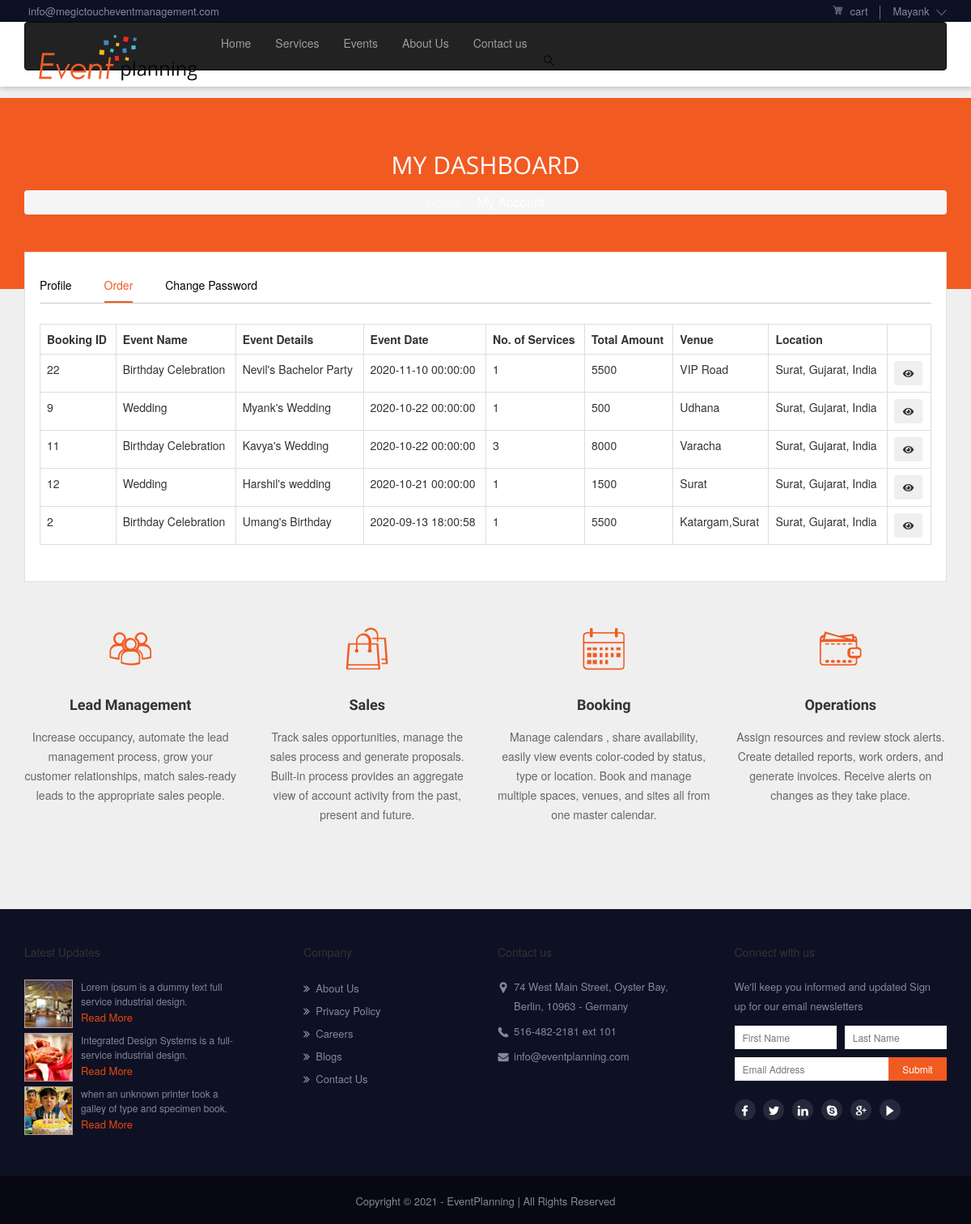
The page /user_bookings.php (signed in) on the database its author committed.
### tables this page shows
CREATE TABLE `event` (
  `event_id` int(11) NOT NULL,
  `event_name` varchar(30) DEFAULT NULL,
  `event_date` datetime DEFAULT NULL,
  `venue` text DEFAULT NULL,
  `city_id` int(11) DEFAULT NULL,
  `event_type_id` int(11) DEFAULT NULL,
  `user_id` int(11) DEFAULT NULL
);

CREATE TABLE `event_type` (
  `event_type_id` int(11) NOT NULL,
  `event_type_name` varchar(50) DEFAULT NULL,
  `image` text DEFAULT NULL
);

### model/Database.php (called while the page is built, shortened)
<?php
class Database extends Encrypt {
	protected function connect(): \mysqli
	{
		return new mysqli('localhost','root','','event_management');
	}
}

### model/Book.php (called while the page is built, shortened)
<?php
class Book extends Database {
	private function getService($event_id){
		$sql = "select sum(amount) as amt from service_book sb where event_id=". $event_id;
		$data['amount'] = $this->connect()->query($sql)->fetch_object()->amt;
		$sql = "select count(*) as cnt from service_book sb where event_id=". $event_id;
		$data['count'] = $this->connect()->query($sql)->fetch_object()->cnt;
		return $data;
	}
	public function getOrder($user_id){
		$loc = new Location();
		$sql = "select distinct e.event_id,event_name,event_date,venue,event_type_name,city_id from event e inner join service_book sb on e.event_id = sb.event_id inner join event_type et on e.event_type_id = et.event_type_id where user_id=".$user_id . " order by event_date desc";
		$res = $this->connect()->query($sql);
		$data = [];
		while ($row = $res->fetch_object()){
			$service = $this->getService($row->event_id);
			$data[] = array(
				'event_id'			=> $row->event_id,
				'event_name'		=> $row->event_name,
				'event_date'		=> date('Y-m-d H:i:s', strtotime($row->event_date)),
				'venue'				=> $row->venue,
				'event_type_name'	=> $row->event_type_name,
				'totalAmount'		=> $service['amount'],
				'serviceCount'		=> $service['count'],
				'loc'				=> $loc->getLocation($row->city_id)
			);
		}
		return $data;
	}
}

### model/Location.php (called while the page is built, shortened)
<?php
class Location extends Database {
	public function getLocation($city_id){
		$sql = "select * from city c inner join state s on c.state_id = s.state_id inner join country c2 on s.country_id = c2.country_id where c.city_id=".$city_id;
		$row = $this->connect()->query($sql)->fetch_object();
		return "$row->city_name, $row->state_name, $row->country_name";
	}
}

### user_bookings.php (the view, shortened to what this page needs)
<?php
$book = new Book();
$order = $book->getOrder($_SESSION['user_id']);
?>
<!DOCTYPE html>
<html lang="en">
<head>
    <link href="assets/css/bootstrap.css" rel="stylesheet">
    <link href="assets/css/owl.carousel.css" rel="stylesheet">
    <link href="assets/css/styles.css" rel="stylesheet" />
    <link rel="stylesheet" href="assets/fonts/fontawesome/css/all.min.css">
    <link href="assets/css/docs.css" rel="stylesheet">
</head>
<body class="inner-page">
    <div class="page">
        <?php
        include 'header.php';
        ?>
        <div class="dashboard-banner">
            <div class="container">
                <h2>My Dashboard</h2>
                <div class="breadcrumb">
                    <ul>
                        <li><a href="#">Home</a>/</li>
                        <li class="active"><a href="#">My Account</a></li>
                    </ul>
                </div>
            </div>
        </div>
        <div class="content">
            <div class="container">
                <div class="my-account">
                    <div class="account-tab">
                        <ul>
                            <li><a href="javascript:void(0);" id="profile">Profile</a></li>
                            <li class="active"><a href="javascript:void(0);" id="order">Order</a></li>
                            <li><a href="javascript:void(0);" id="changePassword">Change Password</a></li>
                        </ul>
                    </div>
                    <div class="tab-content order-con open">
                        <table class="table table-bordered">
                            <tr>
                                <th>Booking ID</th>
                                <th>Event Name</th>
                                <th class="detail">Event Details</th>
                                <th>Event Date</th>
                                <th>No. of Services</th>
                                <th>Total Amount</th>
                                <th>Venue</th>
                                <th>Location</th>
                                <th></th>
                            </tr>
                                <?php
								foreach ($order as $item)
								{
                                    ?>
                                        <tr>
                                            <td><?= $item['event_id'] ?></td>
                                            <td><?= $item['event_type_name'] ?></td>
                                            <td><?= $item['event_name'] ?></td>
                                            <td><?= $item['event_date'] ?></td>
                                            <td><?= $item['serviceCount'] ?></td>
                                            <td><?= $item['totalAmount'] ?></td>
                                            <td><?= $item['venue'] ?></td>
                                            <td><?= $item['loc'] ?></td>
                                            <td>
                                                <button type="button" class="btn btn-sm services" data-eid="<?= $item['event_id']?>" data-toggle="modal" data-target="#view_services"><span class="fa fa-eye"></span></button></td>
                                        </tr>
                                    <?php
                                }
                                ?>
                        </table>
                    </div>
                </div>
                <div class="functionality-view">
                    <div class="row">
                        <div class="col-sm-6 col-md-3">
                            <div class="functionality-box">
                                <div class="iconBox"><div class="icon icon-lead-management"></div></div>
                                <h3>Lead Management</h3>
                                <p>Increase occupancy, automate the lead management process, grow your  customer relationships, match sales-ready leads to the appropriate sales people.</p>
                            </div>
                        </div>
                        <div class="col-sm-6 col-md-3">
                            <div class="functionality-box">
                                <div class="iconBox"><div class="icon icon-sales"></div></div>
                                <h3>Sales</h3>
                                <p>Track sales opportunities, manage the sales process and generate proposals. Built-in process provides an aggregate view of account activity from the past, present and future.</p>
                            </div>
                        </div>
                        <div class="col-sm-6 col-md-3">
                            <div class="functionality-box">
                                <div class="iconBox"><div class="icon icon-booking"></div></div>
                                <h3>Booking</h3>
                                <p>Manage calendars , share availability, easily view events color-coded by status, type or location. Book and manage multiple spaces, venues, and sites all from one master calendar.</p>
                            </div>
                        </div>
                        <div class="col-sm-6 col-md-3">
                            <div class="functionality-box">
                                <div class="iconBox"><div class="icon icon-operations"></div></div>
                                <h3>Operations</h3>
                                <p>Assign resources and review stock alerts. Create detailed reports, work orders, and generate invoices. Receive alerts on changes as they take place.</p>
                            </div>
                        </div>
                    </div>
                </div>
            </div>
        </div>
        <footer id="footer">
            <div class="footer-top">
                <div class="container">
                    <div class="row">
                        <div class="col-lg-3 col-sm-6 col-md-3">
                            <h5>Latest Updates</h5>
                            <div class="update-slide">
                                <div class="img"><img src="assets/images/event-img/update-img1.png" alt=""></div>
                                <div class="text">
                                    <p>Lorem ipsum is a dummy text full  service industrial design.</p>
                                    <a href="#">Read More</a>
                                </div>
                            </div>
                            <div class="update-slide">
                            <div class="img"><img src="assets/images/event-img/update-img2.png" alt=""></div>
                                <div class="text">
                                    <p>Integrated Design Systems is a  full-service industrial design.</p>
                                    <a href="#">Read More</a>
                                </div>
                            </div>
                            <div class="update-slide">
                            <div class="img"><img src="assets/images/event-img/update-img3.png" alt=""></div>
                                <div class="text">
                                    <p>when an unknown printer took a galley of type and specimen book.</p>
                                    <a href="#">Read More</a>
                                </div>
                            </div>
                        </div>
                        <div class="col-lg-3 col-sm-6 col-md-3 text-center">
                            <div class="footer-link">
                                <h5>Company</h5>
                                <ul>
                                    <li><a href="aboutUs.html">About Us</a></li>
                                    <li><a href="privacy_policy.html">Privacy Policy</a></li>
                                    <li><a href="career.html">Careers</a></li>
                                    <li><a href="blog.html">Blogs</a></li>
                                    <li><a href="contact.html">Contact Us</a></li>
                                </ul>
                            </div>
                        </div>
                        <div class="col-lg-3 col-sm-6 col-md-3">
                            <div class="footer-contact">
                                <h5>Contact us</h5>
                                <div class="contact-slide">
                                    <div class="icon icon-location-1"></div>
                                    <p>74 West Main Street, Oyster Bay, Berlin, 10963 - Germany </p>
                                </div>
                                <div class="contact-slide">
                                    <div class="icon icon-phone"></div>
                                    <p>516-482-2181 ext 101</p>
                                </div>
                                <div class="contact-slide">
                                    <div class="icon icon-message"></div>
                                    <a href="MailTo:info@eventplanning.com">info@eventplanning.com</a>
                                </div>
                            </div>
                        </div>
                        <div class="col-lg-3 col-sm-6 col-md-3">
                            <div class="contact-form">
                                <h5>Connect with us</h5>
                                <p>We'll keep you informed and updated Sign up for our email newsletters </p>
                                <div class="input-row">
                                    <div class="input-box">
                                        <input type="text" placeholder="First Name">
                                    </div>
                                    <div class="input-box">
                                        <input type="text" placeholder="Last Name">
                                    </div>
                                </div>
                                <div class="input-row email">
                                    <div class="input-box">
                                        <input type="text" placeholder="Email Address">
                                    </div>
                                    <div class="submit-box">
                                        <input type="submit" value="Submit">
                                    </div>
                                </div>
                                <div class="sosal-midiya">
                                    <ul>
                                        <li><a href="#"><span class="icon icon-facebook"></span></a></li>
                                        <li><a href="#"><span class="icon icon-twitter"></span></a></li>
                                        <li><a href="#"><span class="icon icon-linkedin"></span></a></li>
                                        <li><a href="#"><span class="icon icon-skype"></span></a></li>
                                        <li><a href="#"><span class="icon icon-google-plus"></span></a></li>
                                        <li><a href="#"><span class="icon icon-play"></span></a></li>
                                    </ul>
                                </div>
                            </div>
                        </div>
                    </div>
                </div>
            </div>
            <div class="footer-bottom">
                <div class="container">
                    <p>Copyright &copy; <span></span> - EventPlanning  | All Rights Reserved</p>
                </div>
            </div>
        </footer>
    </div>
</body>
</html>

### header.php (shortened to what this page needs)
<header id="header">
	<div class="quck-link">
		<div class="container">
			<div class="mail"><a href="MailTo:info@megictoucheventmanagement.com"><span class="icon icon-envelope"></span>info@megictoucheventmanagement.com</a></div>
			<?php
			if (isset($_SESSION['user_id']) || isset($_SESSION['vendor_id'])):
			?>
			<div class="right-link">
				<ul>
					<li><a href="add_to_cart.php"><span class="icon icon-carts"></span> cart</a></li>
					<li class="sub-links">
						<a href="javascript:void(0);"><?= $_SESSION['user_name']?? $_SESSION['vendor_name'] ?> <span class="icon icon-arrow-down"></span></a>
					</li>
				</ul>
			</div>
			<?php
			endif;
			?>
		</div>
	</div>
	<nav id="nav-main">
		<div class="container">
			<div class="navbar navbar-inverse">
				<div class="navbar-header">
					<a href="index.php" class="navbar-brand"><img src="assets/images/logo.png" alt=""></a>
				</div>
				<div class="navbar-collapse collapse">
					<ul class="nav navbar-nav">
						<li class="single-col">
							<a href="index.php">Home </a>
						</li>
						<li>
							<a href="services.php">Services </a>
						</li>
						<li>
							<a href="event.php">Events</a>
						</li>
						<li><a href="aboutUs.php">About Us</a></li>
						<li><a href="contact.php">Contact us</a></li>
					</ul>
					<div class="search-box">
						<div class="search-icon"><span class="icon icon-search"></span></div>
					</div>
				</div>
			</div>
		</div>
	</nav>
</header>

### assets/css/styles.css (style rules this page uses)
[class^="icon-"]:before, [class*=" icon-"]:before { font-family: "untitled-font-20" !important; font-style: normal !important; font-weight: normal !important; font-variant: normal !important; text-transform: none !important; speak: none; line-height: 1; -webkit-font-smoothing: antialiased; -moz-osx-font-smoothing: grayscale; }
.icon-arrow-down:before { content: "\65"; }
.icon-booking:before { content: "\75"; }
.icon-carts:before { content: "\46"; }
.icon-facebook:before { content: "\51"; }
.icon-google-plus:before { content: "\57"; }
.icon-lead-management:before { content: "\25"; }
.icon-linkedin:before { content: "\26"; }
.icon-location-1:before { content: "\27"; }
.icon-message:before { content: "\2e"; }
.icon-operations:before { content: "\3c"; }
.icon-phone:before { content: "\40"; }
.icon-play:before { content: "\5d"; }
.icon-sales:before { content: "\e002"; }
.icon-search:before { content: "\e003"; }
.icon-skype:before { content: "\e005"; }
.icon-twitter:before { content: "\e018"; }

### rows shown on the page
event: event_id "22", event_type.event_type_name "Birthday Celebration", event_name "Nevil's Bachelor Party", event_date "2020-11-10 00:00:00", city "1", totalAmount "5500", venue "VIP Road", loc "Surat, Gujarat, India"
event: event_id "9", event_type.event_type_name "Wedding", event_name "Myank's Wedding", event_date "2020-10-22 00:00:00", city "1", totalAmount "500", venue "Udhana", loc "Surat, Gujarat, India"
event: event_id "11", event_type.event_type_name "Birthday Celebration", event_name "Kavya's Wedding", event_date "2020-10-22 00:00:00", serviceCount "3", totalAmount "8000", venue "Varacha", loc "Surat, Gujarat, India"
event: event_id "12", event_type.event_type_name "Wedding", event_name "Harshil's wedding", event_date "2020-10-21 00:00:00", city "1", totalAmount "1500", venue "Surat", loc "Surat, Gujarat, India"
event: event_id "2", event_type.event_type_name "Birthday Celebration", event_name "Umang's Birthday", event_date "2020-09-13 18:00:58", city "1", totalAmount "5500", venue "Katargam,Surat", loc "Surat, Gujarat, India"

### other values the page prints
$_SESSION['user_name'] "Mayank"
